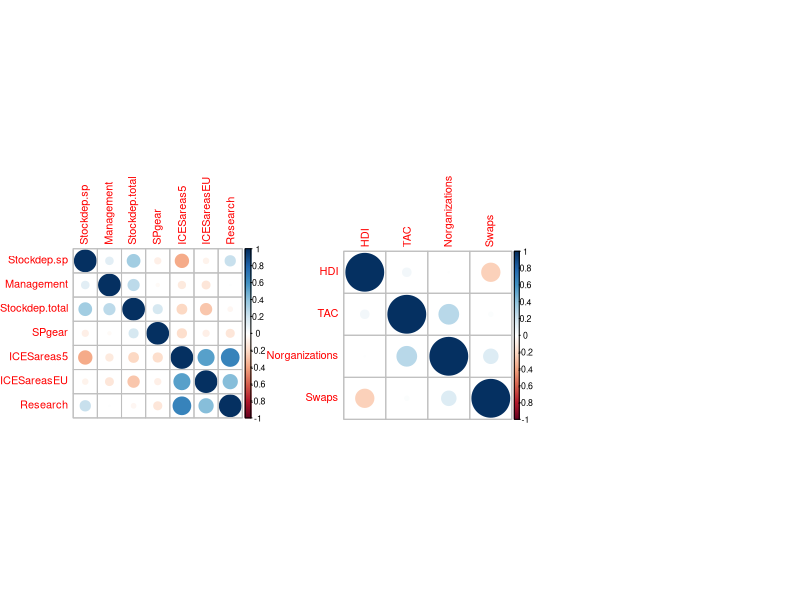

The R script that drew this image: (Note: this script raises an error after producing the figure.)
#' Reads data/ecological_indicators.csv, data/institutional_indicators.csv and 
#' data/socioeconomic_indicators.csv. Computes correlation matrices for each set of
#' indicators and plots the correlation matrices in Figures/Fig 4 SI.png

##### 1. LOAD PACKAGES AND DISPLAY VERSIONS #####

version                           
# platform       x86_64-apple-darwin13.4.0   
# arch           x86_64                      
# os             darwin13.4.0                
# system         x86_64, darwin13.4.0        
# status                                     
# major          3                           
# minor          3.0                         
# year           2016                        
# month          05                          
# day            03                          
# svn rev        70573                       
# language       R                           
# version.string R version 3.3.0 (2016-05-03)
# nickname       Supposedly Educational          

if(!require(gridExtra)){
  install.packages("gridExtra",dependencies = TRUE,repos='http://cran.us.r-project.org')
}
require(gridExtra)
packageVersion("gridExtra")
# [1] ‘2.2.1’

if(!require(corrplot)){
  install.packages("corrplot",dependencies = TRUE,repos='http://cran.us.r-project.org')
}
require(corrplot)
packageVersion("corrplot")
# [1] ‘0.77’

if(!require(data.table)){
  install.packages("data.table",dependencies = TRUE,repos='http://cran.us.r-project.org')
}
require(data.table)
packageVersion("data.table")
# [1] ‘1.10.4’

if(!require(tidyverse)){
  install.packages("tidyverse",dependencies = TRUE,repos='http://cran.us.r-project.org')
}
require(tidyverse)
packageVersion("tidyverse")
# [1] ‘1.2.1’



##### 2. READ DATA #####

# Read the data

eco_indicators <- fread("data/ecological_indicators.csv")
                            
ins_indicators <- fread("data/institutional_indicators.csv")
                            
soc_indicators <- fread("data/socioeconomic_indicators.csv")

##### 3. PLOT #####

png("Figures/Fig 4 SI.png",width=12.5,height = 4.5,units = "in",res=300)

par(mfrow = c(1, 3))

# socioeconomic correlations

soc_to_correlate <- soc_indicators %>% select(-SPECIES,-COUNTRIES,-STOCK)
soc_correlations <- cor(soc_to_correlate, use="pairwise.complete.obs")
p1 <- corrplot(soc_correlations, order ="AOE")


# institutional correlations

ins_to_correlate <- ins_indicators %>% select(-SPECIES,-COUNTRIES,-STOCK)
ins_correlations <- cor(ins_to_correlate, use="pairwise.complete.obs")
p2 <- corrplot(ins_correlations, order ="AOE")


# Ecological correlations

eco_to_correlate <- eco_indicators %>%
  mutate(SSBrecent=B_SSBrecent/SSB.average,SSBhistoric=B_SSBhistoric/SSB.average,Ftrend=B_Ftrend/F.average,Rtrend=B_Rtrend/R.average)  %>% 
  select(-SPECIES,-STOCK,-starts_with("B_"),-ends_with(".average"))
eco_correlations <- cor(eco_to_correlate, use="pairwise.complete.obs")
p3 <- corrplot(eco_correlations, order ="AOE")

par(mfrow=c(1,1))

dev.off()
